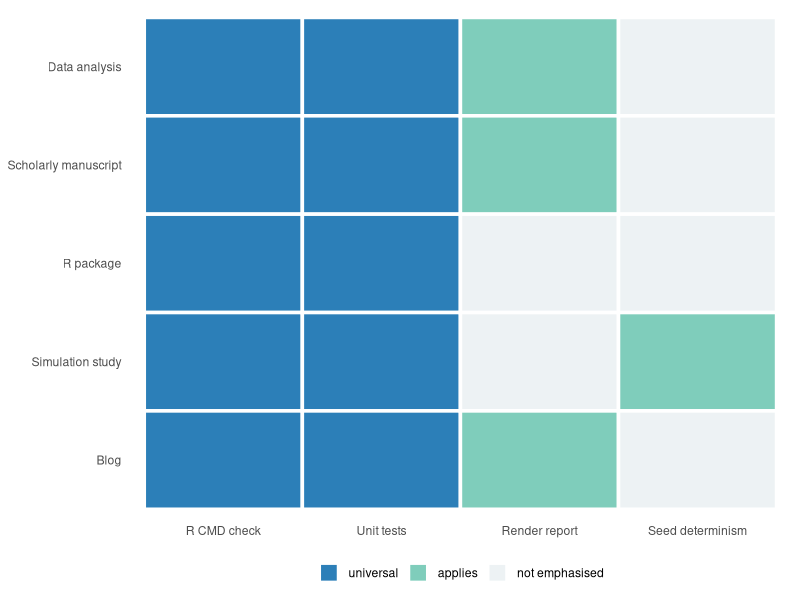

The R script that drew this image:
## ---- chunk 1
#| label: tbl-archetypes
#| tbl-cap: 'The five research-compendium archetypes. The reproducibility machinery is identical across all five; only the directory emphasis, the presence of a rendered report, and the gates that apply on top of the universal R CMD check differ.'

library(tibble)
library(knitr)

archetypes <- tibble::tibble(
  archetype = c(
    'Data analysis', 'Scholarly manuscript', 'R package',
    'Simulation study', 'Blog'
  ),
  directory = c(
    'analysis/scripts/, analysis/figures/',
    'analysis/report/',
    'R/, man/, tests/',
    'analysis/scripts/, derived_data/',
    'many analysis/ index.qmd posts'
  ),
  report = c(
    'Optional', 'Yes, to PDF', 'No',
    'Optional', 'Yes, many'
  ),
  gate = c(
    'R CMD check and tests',
    'R CMD check plus render',
    'R CMD check and unit tests',
    'R CMD check plus seed determinism',
    'R CMD check plus render of each post'
  ),
  example = c(
    'Incident-diabetes cohort analysis',
    'PTSD and diabetes comorbidity paper',
    'Clinical-trial summary-table package',
    'Power and operating-characteristics simulation',
    'Teaching blog or lab notebook'
  )
)

knitr::kable(
  archetypes,
  col.names = c(
    'Archetype', 'Directory emphasis', 'Renders a report?',
    'Primary validation gate', 'Health-sciences example'
  )
)
## ---- chunk 2
#| label: fig-gates
#| fig-cap: 'Validation gates by archetype. The R-package check and the unit tests apply universally; the render and seeding gates apply selectively. The underlying reproducibility machinery, the Five Pillars, is identical across every row.'
#| fig-alt: 'A grid of five archetype rows, data analysis, scholarly manuscript, R package, simulation study, and blog, against four gate columns, R CMD check, unit tests, render report, and seed determinism. Every cell in the R CMD check and unit tests columns is marked as applying. The render report column is marked for the archetypes that produce a rendered document, and the seed determinism column is marked for those that draw random numbers, so those two columns are only partly filled.'

library(ggplot2)

archs <- c(
  'Data analysis', 'Scholarly manuscript', 'R package',
  'Simulation study', 'Blog'
)
gates <- c(
  'R CMD check', 'Unit tests', 'Render report',
  'Seed determinism'
)
grid <- expand.grid(
  archetype = archs, gate = gates,
  stringsAsFactors = FALSE
)

renders <- c('Data analysis', 'Scholarly manuscript', 'Blog')
seeded <- c('Simulation study')

grid$status <- 'not emphasised'
grid$status[grid$gate %in% c('R CMD check', 'Unit tests')] <-
  'universal'
grid$status[grid$gate == 'Render report' &
              grid$archetype %in% renders] <- 'applies'
grid$status[grid$gate == 'Seed determinism' &
              grid$archetype %in% seeded] <- 'applies'

grid$archetype <- factor(grid$archetype, levels = rev(archs))
grid$gate <- factor(grid$gate, levels = gates)
grid$status <- factor(
  grid$status,
  levels = c('universal', 'applies', 'not emphasised')
)

ggplot(grid, aes(x = gate, y = archetype, fill = status)) +
  geom_tile(colour = 'white', linewidth = 1.2) +
  scale_fill_manual(
    values = c(
      'universal' = '#2c7fb8',
      'applies' = '#7fcdbb',
      'not emphasised' = '#edf2f4'
    )
  ) +
  labs(x = NULL, y = NULL, fill = NULL) +
  theme_minimal(base_size = 11) +
  theme(
    panel.grid = element_blank(),
    legend.position = 'bottom'
  )
